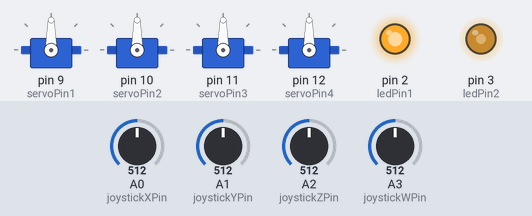
Recording of a sketch running on a simulated Arduino Uno, built with avr-gcc and run on an emulated ATmega328P. Parts: 4 × servo, output pins drawn as LEDs (lit = HIGH). Inputs (shaded band) come from the test bench; at power-on: A0 (joystickXPin) = 512, A1 (joystickYPin) = 512, A2 (joystickZPin) = 512, A3 (joystickWPin) = 512.

Above: at 1.2 s.
1.3 s: A0 (joystickXPin) set to 716
At 2.4 s:
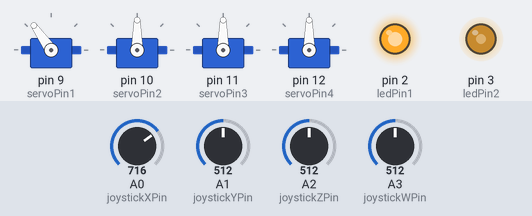
2.8 s: A1 (joystickYPin) set to 716
At 3.6 s:
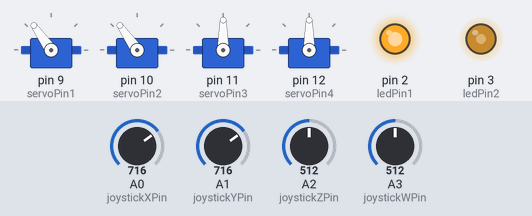
4.3 s: A2 (joystickZPin) set to 716
At 4.7 s:
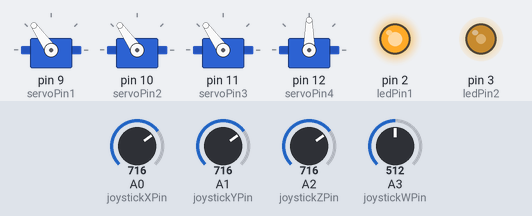
5.8 s: A3 (joystickWPin) set to 716
At 7.0 s:
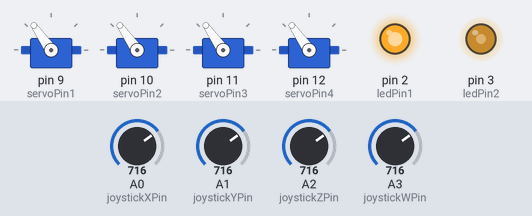
7.3 s: A0 (joystickXPin) set to 992
At 8.2 s:
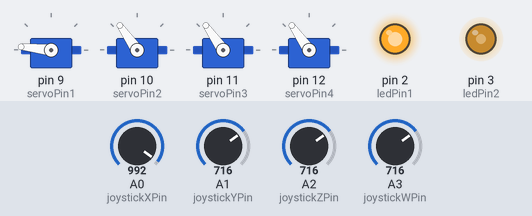
8.8 s: A1 (joystickYPin) set to 992
At 9.3 s:
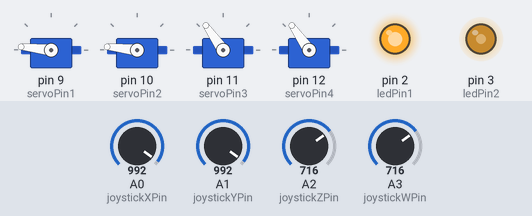
Timing chart, 0 to 11.3 s (numbered marks = the images above; inputs shaded):
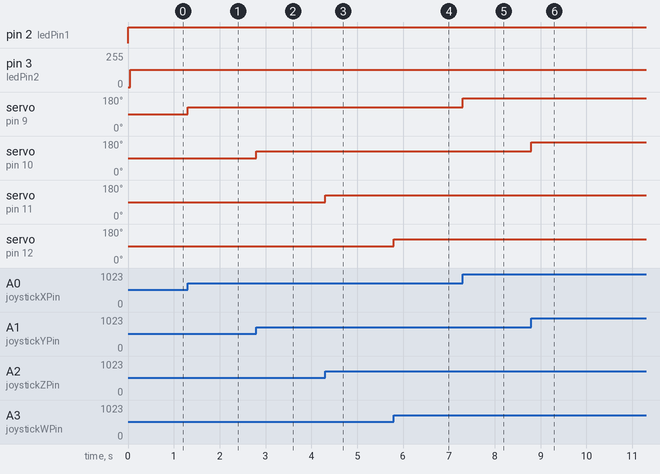

The sketch:

Ino.arm4nodes_v2.013.003_.ino
```cpp
// Inclua a biblioteca do servo
#include <Servo.h>

// Pinos para os servos
const int servoPin1 = 9;
const int servoPin2 = 10;
const int servoPin3 = 11;
const int servoPin4 = 12;

// Pinos para os joysticks
const int joystickXPin = A0;
const int joystickYPin = A1;
const int joystickZPin = A2;
const int joystickWPin = A3;

// Pinos para os LEDs
const int ledPin1 = 2;
const int ledPin2 = 3;

// Intervalo para leitura dos valores dos joysticks
const int joystickRange = 1023;

// Ângulos mínimos e máximos para os servos
const int servoMinAngle = 0;
const int servoMaxAngle = 180;

// Variáveis para armazenar as posições dos servos
int servoPos1 = 90; // Posição inicial
int servoPos2 = 90; // Posição inicial
int servoPos3 = 90; // Posição inicial
int servoPos4 = 90; // Posição inicial

// Variáveis para armazenar os valores dos joysticks
int joystickXValue = 0;
int joystickYValue = 0;
int joystickZValue = 0;
int joystickWValue = 0;

// Variáveis para armazenar o estado dos LEDs
bool led1On = false;
bool led2On = false;

// Criar objetos do tipo Servo
Servo servo1;
Servo servo2;
Servo servo3;
Servo servo4;

void setup() {
  // Inicializar os objetos dos servos
  servo1.attach(servoPin1);
  servo2.attach(servoPin2);
  servo3.attach(servoPin3);
  servo4.attach(servoPin4);

  // Configurar os pinos dos LEDs como saída
  pinMode(ledPin1, OUTPUT);
  pinMode(ledPin2, OUTPUT);
}

void loop() {
  // Ler os valores dos joysticks
  joystickXValue = analogRead(joystickXPin);
  joystickYValue = analogRead(joystickYPin);
  joystickZValue = analogRead(joystickZPin);
  joystickWValue = analogRead(joystickWPin);

  // Mapear os valores dos joysticks para a faixa de ângulos dos servos
  int mappedX = map(joystickXValue, 0, joystickRange, servoMinAngle, servoMaxAngle);
  int mappedY = map(joystickYValue, 0, joystickRange, servoMinAngle, servoMaxAngle);
  int mappedZ = map(joystickZValue, 0, joystickRange, servoMinAngle, servoMaxAngle);
  int mappedW = map(joystickWValue, 0, joystickRange, servoMinAngle, servoMaxAngle);

  // Atualizar as posições dos servos de acordo com os valores dos joysticks
  servo1.write(mappedX);
  servo2.write(mappedY);
  servo3.write(mappedZ);
  servo4.write(mappedW);

  // Verificar se o botão 1 foi pressionado
  if (digitalRead(ledPin1) == LOW)

  // Verificar se o botão 1 foi pressionado
  if (digitalRead(ledPin1) == LOW) {
    // Código a ser executado quando o botão 1 for pressionado
    // Acender o LED 1
    digitalWrite(ledPin1, HIGH);
  } else {
    // Código a ser executado quando o botão 1 não estiver pressionado
    // Apagar o LED 1
    digitalWrite(ledPin1, LOW);
  }

  // Verificar se o botão 2 foi pressionado
  if (digitalRead(ledPin2) == LOW) {
    // Código a ser executado quando o botão 2 for pressionado
    // Acender o LED 2
    digitalWrite(ledPin2, HIGH);
  } else {
    // Código a ser executado quando o botão 2 não estiver pressionado
    // Apagar o LED 2
    digitalWrite(ledPin2, LOW);
  }
}
```

Measured:
- after the input at 1.3 s, servo on pin 9 (servoPin1): 90° → 125° at once
- after the input at 2.8 s, servo on pin 10 (servoPin2): 90° → 125° at once
- after the input at 4.3 s, servo on pin 11 (servoPin3): 90° → 125° at once
- after the input at 5.8 s, servo on pin 12 (servoPin4): 90° → 125° at once
- after the input at 7.3 s, servo on pin 9 (servoPin1): 125° → 174° at once
- after the input at 8.8 s, servo on pin 10 (servoPin2): 125° → 174° at once
